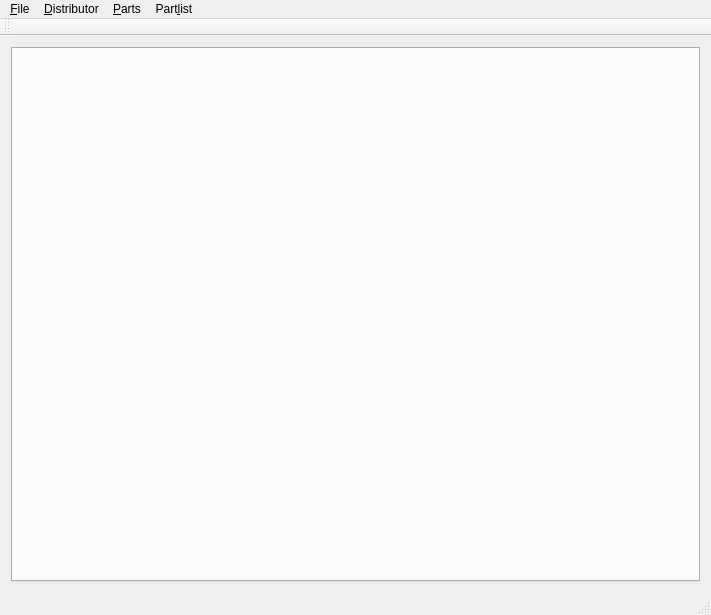
<?xml version="1.0" encoding="UTF-8"?>
<ui version="4.0">
 <class>cMainWindow</class>
 <widget class="QMainWindow" name="cMainWindow">
  <property name="geometry">
   <rect>
    <x>0</x>
    <y>0</y>
    <width>711</width>
    <height>615</height>
   </rect>
  </property>
  <property name="windowTitle">
   <string>qtPartlist</string>
  </property>
  <widget class="QWidget" name="centralWidget">
   <layout class="QGridLayout" name="gridLayout">
    <item row="0" column="0">
     <widget class="QTabWidget" name="m_lpMainTab">
      <property name="currentIndex">
       <number>-1</number>
      </property>
      <property name="movable">
       <bool>true</bool>
      </property>
     </widget>
    </item>
   </layout>
  </widget>
  <widget class="QMenuBar" name="m_lpMenuBar">
   <property name="geometry">
    <rect>
     <x>0</x>
     <y>0</y>
     <width>711</width>
     <height>21</height>
    </rect>
   </property>
   <widget class="QMenu" name="m_lpMenuFile">
    <property name="title">
     <string>&amp;File</string>
    </property>
    <addaction name="m_lpMenuFileNewProject"/>
    <addaction name="m_lpMenuFileOpenProject"/>
    <addaction name="separator"/>
    <addaction name="m_lpMenuFileCloseProject"/>
    <addaction name="separator"/>
    <addaction name="m_lpMenuFileExport"/>
    <addaction name="separator"/>
    <addaction name="m_lpMenuFileClose"/>
   </widget>
   <widget class="QMenu" name="m_lpMenuDistributor">
    <property name="title">
     <string>&amp;Distributor</string>
    </property>
    <addaction name="m_lpMenuDistributorShow"/>
    <addaction name="m_lpMenuDistributorAdd"/>
    <addaction name="m_lpMenuDistributorEdit"/>
    <addaction name="m_lpMenuDistributorDelete"/>
   </widget>
   <widget class="QMenu" name="m_lpMenuParts">
    <property name="title">
     <string>&amp;Parts</string>
    </property>
    <addaction name="m_lpMenuPartsShow"/>
    <addaction name="m_lpMenuPartsAdd"/>
    <addaction name="m_lpMenuPartsEdit"/>
    <addaction name="m_lpMenuPartsDelete"/>
   </widget>
   <widget class="QMenu" name="m_lpMenuPartlist">
    <property name="title">
     <string>Part&amp;list</string>
    </property>
    <addaction name="m_lpMenuPartlistNew"/>
    <addaction name="m_lpMenuPartlistOpen"/>
    <addaction name="separator"/>
    <addaction name="m_lpMenuPartlistClose"/>
    <addaction name="separator"/>
    <addaction name="m_lpMenuPartlistSave"/>
    <addaction name="m_lpMenuPartlistSaveAs"/>
   </widget>
   <addaction name="m_lpMenuFile"/>
   <addaction name="m_lpMenuDistributor"/>
   <addaction name="m_lpMenuParts"/>
   <addaction name="m_lpMenuPartlist"/>
  </widget>
  <widget class="QToolBar" name="m_lpToolBar">
   <attribute name="toolBarArea">
    <enum>TopToolBarArea</enum>
   </attribute>
   <attribute name="toolBarBreak">
    <bool>false</bool>
   </attribute>
  </widget>
  <widget class="QStatusBar" name="m_lpStatusBar"/>
  <action name="m_lpMenuFileOpenProject">
   <property name="text">
    <string>&amp;Open Project...</string>
   </property>
   <property name="shortcut">
    <string>Ctrl+O</string>
   </property>
  </action>
  <action name="m_lpMenuFileCloseProject">
   <property name="text">
    <string>&amp;Close Project</string>
   </property>
  </action>
  <action name="m_lpMenuFileNewProject">
   <property name="text">
    <string>&amp;New Project...</string>
   </property>
   <property name="statusTip">
    <string extracomment="Creates a new project"/>
   </property>
  </action>
  <action name="m_lpMenuFileExport">
   <property name="text">
    <string>&amp;Export...</string>
   </property>
  </action>
  <action name="m_lpMenuFileClose">
   <property name="text">
    <string>&amp;Close</string>
   </property>
  </action>
  <action name="m_lpMenuDistributorShow">
   <property name="text">
    <string>show...</string>
   </property>
  </action>
  <action name="m_lpMenuToolsPart">
   <property name="text">
    <string>Part</string>
   </property>
  </action>
  <action name="m_lpMenuDistributorAdd">
   <property name="text">
    <string>add...</string>
   </property>
  </action>
  <action name="m_lpMenuDistributorEdit">
   <property name="text">
    <string>edit...</string>
   </property>
  </action>
  <action name="m_lpMenuDistributorDelete">
   <property name="text">
    <string>delete</string>
   </property>
  </action>
  <action name="m_lpMenuPartsShow">
   <property name="text">
    <string>show...</string>
   </property>
  </action>
  <action name="m_lpMenuPartsAdd">
   <property name="text">
    <string>add...</string>
   </property>
  </action>
  <action name="m_lpMenuPartsEdit">
   <property name="text">
    <string>edit...</string>
   </property>
  </action>
  <action name="m_lpMenuPartsDelete">
   <property name="text">
    <string>delete</string>
   </property>
  </action>
  <action name="m_lpMenuPartlistNew">
   <property name="text">
    <string>&amp;new...</string>
   </property>
  </action>
  <action name="m_lpMenuPartlistOpen">
   <property name="text">
    <string>&amp;open...</string>
   </property>
  </action>
  <action name="m_lpMenuPartlistClose">
   <property name="text">
    <string>&amp;close</string>
   </property>
  </action>
  <action name="m_lpMenuPartlistSave">
   <property name="text">
    <string>&amp;save</string>
   </property>
  </action>
  <action name="m_lpMenuPartlistSaveAs">
   <property name="text">
    <string>save &amp;as...</string>
   </property>
  </action>
 </widget>
 <layoutdefault spacing="6" margin="11"/>
 <resources/>
 <connections/>
</ui>
